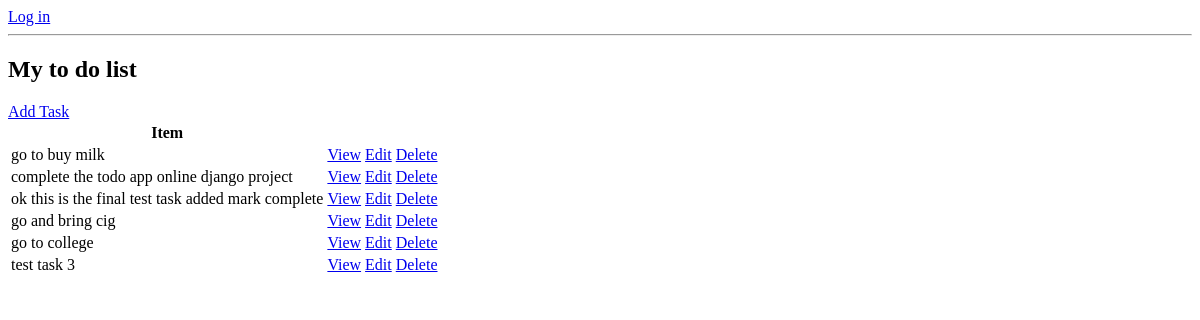
/, run on an earlier commit of the app's database.
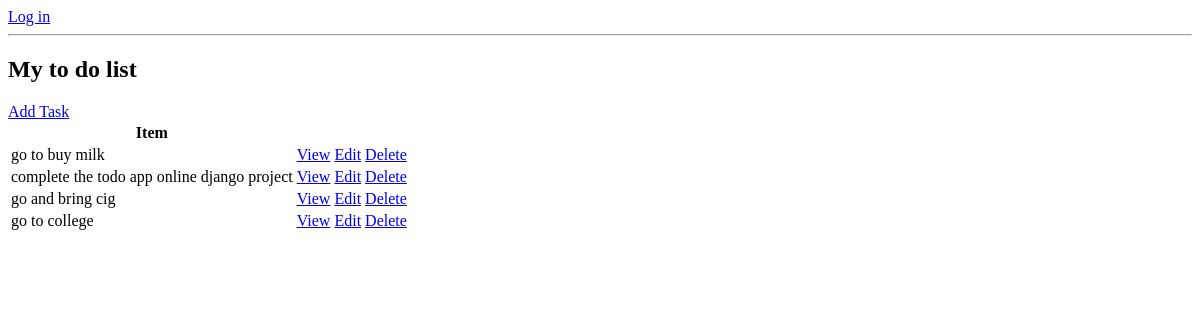
And on a later commit of the database.
### To_do_app/models.py (models this page shows, shortened)
class Task(models.Model):
    user = models.ForeignKey(User, on_delete =models.CASCADE, null=True, blank=True )
    title = models.CharField(max_length=2000)
    discription = models.TextField(null=True, blank=True)
    complete = models.BooleanField(default=False)
    created = models.DateTimeField(auto_now_add=True)
    class Meta:
        ordering = ['complete']

### To_do_app/views.py (the view)
# urls.py: to this 'exaple url = path('', TaskList.as_view(), name='tasks'),'
class TaskList(ListView):
    model = Task
    '''
    now we want to pass the data onto our template (frontend)
    so how do wwe get that query set onto our template , how do we go pass it in

    Bydefault django calls that query set objectList
    django is gonna look for objects_list which is the default name  of the context_object_name

    so inorder to give the context_object_name (objects_list by default) your own name
    just type context_object_name = 'tasks'
    and now in pur template we can refer to our context_object_name as tasks
    '''
    context_object_name = 'tasks'

### To_do_app/templates/To_do_app/task_list.html
{% if request.user.is_authenticated %}
    <p>{{request.user}}</p>
    <a href="{% url 'logout' %}">Log out</a>
{% else %}
    <a href="{% url 'login' %}">Log in</a>
{% endif %}
<hr>
<h2>My to do list</h2>
<a href="{%url 'task-create'%}">Add Task</a>
<table>
    <tr>
      <th>Item</th>
      <th></th>
      <th></th>
    </tr>
    {%for task in tasks %}
    <tr>
       <td>{{task.title}}</td>
       <td><a href = "{%url 'task' task.id%}"> View </a></td>
       <td><a href = "{%url 'task-update' task.id%}"> Edit </a></td>
       <td><a href = "{%url 'task-delete' task.id%}"> Delete </a></td>
    </tr>
    {%empty%}
      <h3>No task to remember!</h3>
    {%endfor%}
</table>

What changed in the data, as far as the page shows it:
removed Task: title "ok this is the final test task added mark complete"
removed Task: title "test task 3"
